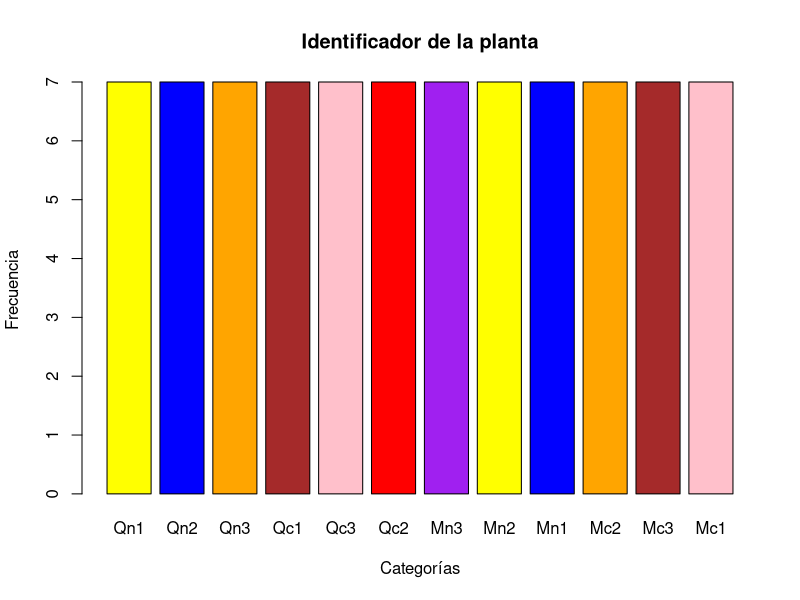
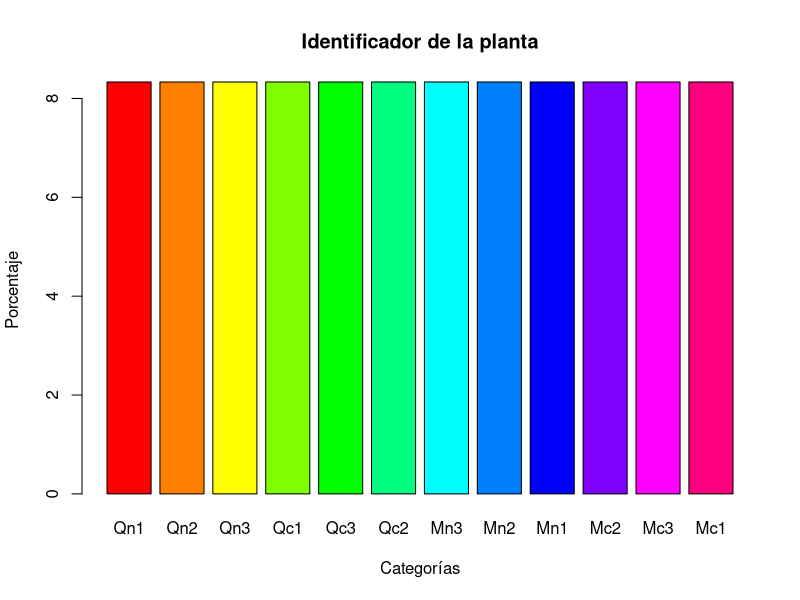
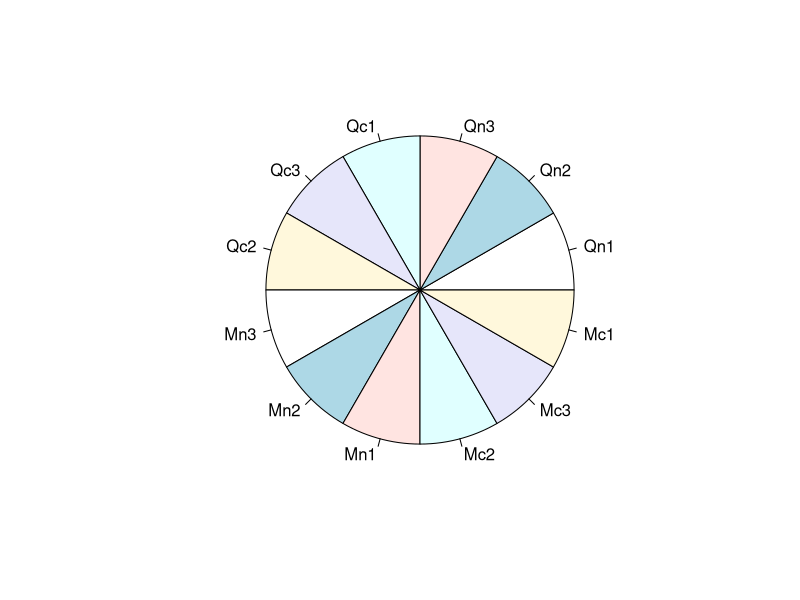

Write the R code that produced these figures, in order.
#Representacion de variables cualitativas
CO2
Datos<- CO2
#Variable Plant
#Escala Ordinal
#Tabla de frecuencia
Tablaf_Plant<-table(Datos$Plant)
Tablaf_Plant
#Tabla de frecuencia relativa
Tablafr_Plant<-prop.table(Tablaf_Plant)
Tablafr_Plant
#Tabla de Porcentaje
TablaP_Plant<-Tablafr_Plant*100
TablaP_Plant
#Diagrama de barras frecuencia
barplot(Tablaf_Plant,main = 'Identificador de la planta',
        xlab = 'Categorías',ylab = 'Frecuencia', 
        col = c('yellow','blue','orange','brown','pink' ,'red','purple'))
#Diagrama de barras Porcentaje
barplot(TablaP_Plant,main = 'Identificador de la planta',
        xlab = 'Categorías',ylab = 'Porcentaje', 
        col = rainbow(12))
#Diagrama de Pastel
pie(TablaP_Plant)

###############
#Tarea: Video representacion variables cuanti teorico

